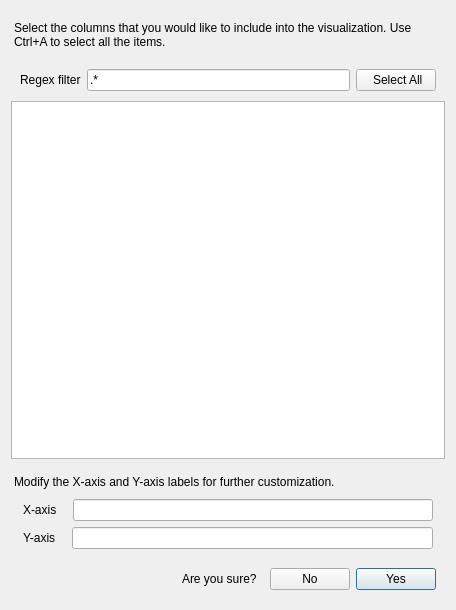
<?xml version="1.0" encoding="UTF-8"?>
<ui version="4.0">
 <class>Form</class>
 <widget class="QWidget" name="Form">
  <property name="geometry">
   <rect>
    <x>0</x>
    <y>0</y>
    <width>456</width>
    <height>610</height>
   </rect>
  </property>
  <property name="minimumSize">
   <size>
    <width>300</width>
    <height>300</height>
   </size>
  </property>
  <property name="windowTitle">
   <string>Form</string>
  </property>
  <layout class="QVBoxLayout" name="verticalLayout_Form">
   <property name="spacing">
    <number>10</number>
   </property>
   <item>
    <widget class="QLabel" name="label_top">
     <property name="styleSheet">
      <string notr="true">QLabel{
	margin-top: 10px;
	margin-bottom: 10px;
}</string>
     </property>
     <property name="text">
      <string>Select the columns that you would like to include into the visualization. Use Ctrl+A to select all the items.</string>
     </property>
     <property name="wordWrap">
      <bool>true</bool>
     </property>
    </widget>
   </item>
   <item>
    <widget class="QFrame" name="frame_regex">
     <property name="frameShape">
      <enum>QFrame::Shape::NoFrame</enum>
     </property>
     <property name="frameShadow">
      <enum>QFrame::Shadow::Raised</enum>
     </property>
     <layout class="QHBoxLayout" name="horizontalLayout_frame_regex">
      <property name="topMargin">
       <number>0</number>
      </property>
      <property name="bottomMargin">
       <number>0</number>
      </property>
      <item>
       <widget class="QLabel" name="label_regex">
        <property name="text">
         <string>Regex filter</string>
        </property>
       </widget>
      </item>
      <item>
       <widget class="QLineEdit" name="lineEdit_regex">
        <property name="text">
         <string>.*</string>
        </property>
       </widget>
      </item>
      <item>
       <widget class="QPushButton" name="pushButton_select_all">
        <property name="focusPolicy">
         <enum>Qt::FocusPolicy::ClickFocus</enum>
        </property>
        <property name="text">
         <string> Select All</string>
        </property>
       </widget>
      </item>
     </layout>
    </widget>
   </item>
   <item>
    <widget class="QTreeView" name="treeView">
     <property name="styleSheet">
      <string notr="true">QTreeView::item {
  padding: 1px 0;
}</string>
     </property>
     <property name="selectionMode">
      <enum>QAbstractItemView::ExtendedSelection</enum>
     </property>
     <property name="indentation">
      <number>0</number>
     </property>
     <property name="uniformRowHeights">
      <bool>false</bool>
     </property>
     <property name="animated">
      <bool>false</bool>
     </property>
     <property name="wordWrap">
      <bool>false</bool>
     </property>
    </widget>
   </item>
   <item>
    <widget class="QLabel" name="label_axis_labels_info">
     <property name="styleSheet">
      <string notr="true">QLabel{margin-top:6px;}</string>
     </property>
     <property name="text">
      <string>Modify the X-axis and Y-axis labels for further customization.</string>
     </property>
    </widget>
   </item>
   <item>
    <widget class="QFrame" name="frame_modify_axis_labels">
     <property name="styleSheet">
      <string notr="true"/>
     </property>
     <property name="frameShape">
      <enum>QFrame::Shape::NoFrame</enum>
     </property>
     <property name="frameShadow">
      <enum>QFrame::Shadow::Raised</enum>
     </property>
     <layout class="QVBoxLayout" name="verticalLayout_frame_modify_axis_labels">
      <property name="leftMargin">
       <number>12</number>
      </property>
      <property name="topMargin">
       <number>0</number>
      </property>
      <property name="rightMargin">
       <number>12</number>
      </property>
      <property name="bottomMargin">
       <number>0</number>
      </property>
      <item>
       <widget class="QFrame" name="frame_x_axis_label">
        <property name="frameShape">
         <enum>QFrame::Shape::NoFrame</enum>
        </property>
        <property name="frameShadow">
         <enum>QFrame::Shadow::Raised</enum>
        </property>
        <layout class="QHBoxLayout" name="horizontalLayout_2">
         <property name="spacing">
          <number>16</number>
         </property>
         <property name="leftMargin">
          <number>0</number>
         </property>
         <property name="topMargin">
          <number>0</number>
         </property>
         <property name="rightMargin">
          <number>0</number>
         </property>
         <property name="bottomMargin">
          <number>0</number>
         </property>
         <item>
          <widget class="QLabel" name="label_x_axis_label">
           <property name="text">
            <string>X-axis</string>
           </property>
          </widget>
         </item>
         <item>
          <widget class="QLineEdit" name="lineEdit_x_axis_label">
           <property name="styleSheet">
            <string notr="true"/>
           </property>
           <property name="maxLength">
            <number>100</number>
           </property>
           <property name="placeholderText">
            <string/>
           </property>
          </widget>
         </item>
        </layout>
       </widget>
      </item>
      <item>
       <widget class="QFrame" name="frame_y_axis_label">
        <property name="frameShape">
         <enum>QFrame::Shape::NoFrame</enum>
        </property>
        <property name="frameShadow">
         <enum>QFrame::Shadow::Raised</enum>
        </property>
        <layout class="QHBoxLayout" name="horizontalLayout">
         <property name="spacing">
          <number>16</number>
         </property>
         <property name="leftMargin">
          <number>0</number>
         </property>
         <property name="topMargin">
          <number>0</number>
         </property>
         <property name="rightMargin">
          <number>0</number>
         </property>
         <property name="bottomMargin">
          <number>0</number>
         </property>
         <item>
          <widget class="QLabel" name="label_y_axis_label">
           <property name="text">
            <string>Y-axis</string>
           </property>
          </widget>
         </item>
         <item>
          <widget class="QLineEdit" name="lineEdit_y_axis_label">
           <property name="maxLength">
            <number>100</number>
           </property>
          </widget>
         </item>
        </layout>
       </widget>
      </item>
     </layout>
     <zorder>frame_y_axis_label</zorder>
     <zorder>frame_x_axis_label</zorder>
    </widget>
   </item>
   <item>
    <widget class="QFrame" name="frame_bottom">
     <property name="frameShape">
      <enum>QFrame::Shape::NoFrame</enum>
     </property>
     <property name="frameShadow">
      <enum>QFrame::Shadow::Raised</enum>
     </property>
     <layout class="QHBoxLayout" name="horizontalLayout_frame_bottom">
      <item>
       <spacer name="horizontalSpacer">
        <property name="orientation">
         <enum>Qt::Orientation::Horizontal</enum>
        </property>
        <property name="sizeHint" stdset="0">
         <size>
          <width>40</width>
          <height>20</height>
         </size>
        </property>
       </spacer>
      </item>
      <item>
       <widget class="QLabel" name="label_are_you_sure">
        <property name="text">
         <string>Are you sure?  </string>
        </property>
       </widget>
      </item>
      <item>
       <widget class="QPushButton" name="pushButton_no">
        <property name="text">
         <string>No</string>
        </property>
       </widget>
      </item>
      <item>
       <widget class="QPushButton" name="pushButton_yes">
        <property name="text">
         <string>Yes</string>
        </property>
        <property name="autoDefault">
         <bool>true</bool>
        </property>
        <property name="default">
         <bool>true</bool>
        </property>
       </widget>
      </item>
     </layout>
    </widget>
   </item>
  </layout>
 </widget>
 <resources/>
 <connections/>
</ui>
